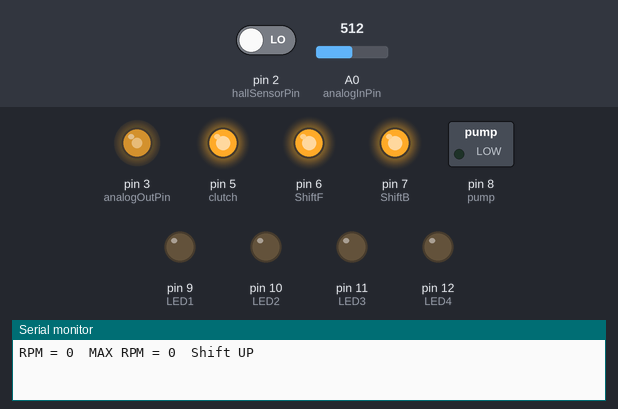
Simulated run of this sketch. Board: Arduino Uno, built with avr-gcc and run on an emulated ATmega328P. Shown: switched loads named in the sketch (green lamp = pin HIGH), output pins drawn as LEDs (lit = HIGH), the last lines printed to the serial monitor. Inputs (shaded band) come from the test bench; at power-on: A0 (analogInPin) = 512, pin 2 (hallSensorPin) LOW.

Above: at 1.2 s.
1.3 s: A0 (analogInPin) set to 716
At 5.2 s:
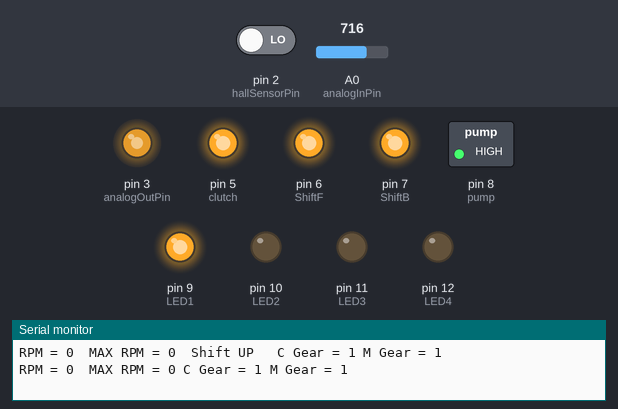
5.5 s: A0 (analogInPin) set to 306
At 6.8 s:
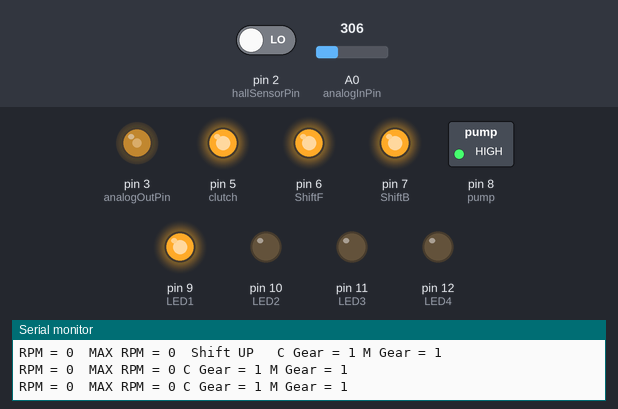
7.5 s: A0 (analogInPin) set to 0
At 8.4 s:
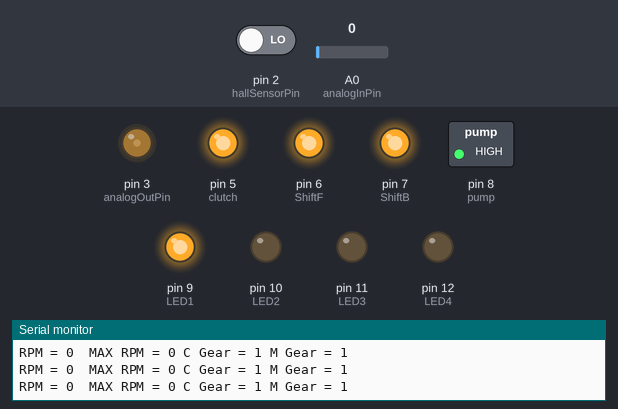
9.5 s: A0 (analogInPin) set to 511
At 11.1 s:
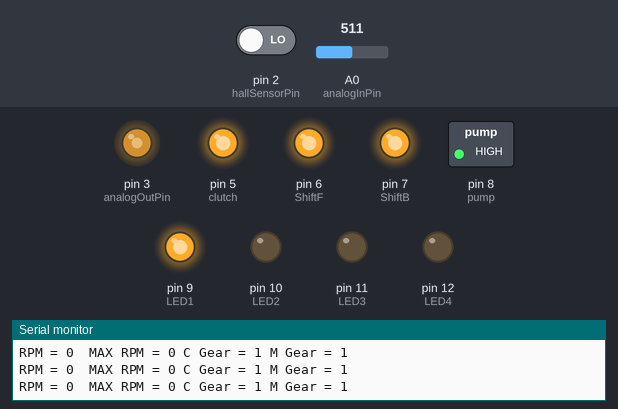
Timing chart, 0 to 12.5 s (numbered marks = the images above; inputs shaded):
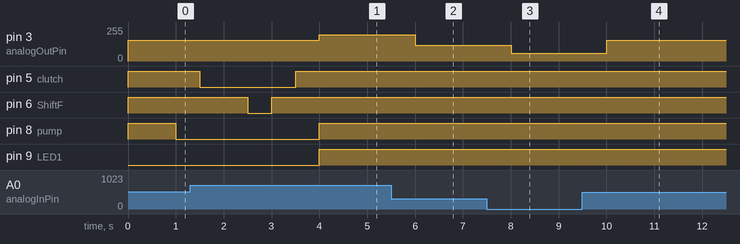

Measured:
- after the input at 1.3 s, pin 3 (analogOutPin): 157/255 → 196/255 after 2.7 s
- after the input at 5.5 s, pin 3 (analogOutPin): 196/255 → 118/255 after 0.50 s
- after the input at 7.5 s, pin 3 (analogOutPin): 118/255 → 60/255 after 0.51 s
- after the input at 9.5 s, pin 3 (analogOutPin): 60/255 → 157/255 after 0.51 s

The sketch:

RPM2.ino
```cpp
const int hallSensorPin = 2;                      // connect the hall effect sensor on pin 2
const unsigned long sampleTime = 1000;
const int maxRPM = 1260;                  // maximum RPM for LCD Bar
int rpmMaximum = 0;
int cgear = 0;
int mgear = 0;
#define clutch 5
#define ShiftF 6
#define ShiftB 7
#define pump 8
#define LED1 9
#define LED2 10
#define LED3 11
#define LED4 12
const int analogInPin = A0;  // Analog input pin that the potentiometer is attached to
const int analogOutPin = 3; // Analog output pin that the LED is attached to

int sensorValue = 0;        // value read from the pot
int outputValue = 0;        // value output to the PWM (analog out)


void setup()
{
  pinMode(hallSensorPin,INPUT);
  pinMode(clutch, OUTPUT);
  pinMode(ShiftF, OUTPUT);
  pinMode(ShiftB, OUTPUT);

  pinMode(LED1, OUTPUT);
  pinMode(LED2, OUTPUT);
  pinMode(LED3, OUTPUT);
  pinMode(LED4, OUTPUT);

  pinMode(pump, OUTPUT);

digitalWrite(clutch, HIGH);
digitalWrite(ShiftF, HIGH);
digitalWrite(ShiftB, HIGH);
digitalWrite(pump, HIGH);
  Serial.begin(9600);
}

void loop()
{
  sensorValue = analogRead(analogInPin);
  // map it to the range of the analog out:
  outputValue = map(sensorValue, 0, 1023, 60, 255);
  // change the analog out value:
  analogWrite(analogOutPin, outputValue);

  int rpm = getRPM();
  if (rpm > rpmMaximum) rpmMaximum = rpm;
  Serial.print("RPM = ");
  Serial.print(rpm);
  Serial.print("  MAX RPM = ");
  Serial.print(rpmMaximum);
  mgear=map(rpm,600,1900,1,4);
  if(rpm<600)
  mgear=1;
  if(mgear>4)
  mgear=4;
  int i = mgear - cgear;
  if(i<0)
  {
    Serial.print("  Shift DOWN  ");
    PushB();
    cgear=cgear-1;
  }

  if(i>0)
  {
     Serial.print("  Shift UP  ");
     PushF();
     cgear=cgear+1;
  }
  Serial.print(" C Gear = ");
  Serial.print(cgear);
  Serial.print(" M Gear = ");
  Serial.println(mgear);
  switch (cgear)
  {
  case 1:
    digitalWrite(LED1, HIGH);
    digitalWrite(LED2, LOW);
    digitalWrite(LED3, LOW);
    digitalWrite(LED4, LOW);
    break;
  case 2:
    digitalWrite(LED1, LOW);
    digitalWrite(LED2, HIGH);
    digitalWrite(LED3, LOW);
    digitalWrite(LED4, LOW);
    break;
  case 3:
    digitalWrite(LED1, LOW);
    digitalWrite(LED2, LOW);
    digitalWrite(LED3, HIGH);
    digitalWrite(LED4, LOW);
    break;
  case 4:
    digitalWrite(LED1, LOW);
    digitalWrite(LED2, LOW);
    digitalWrite(LED3, LOW);
    digitalWrite(LED4, HIGH);
    break;

  default:
    digitalWrite(LED1, LOW);
    digitalWrite(LED2, LOW);
    digitalWrite(LED3, LOW);
    digitalWrite(LED4, LOW);
    break;
  }
}

int getRPM()
{
  int count = 0;
  boolean countFlag = LOW;
  unsigned long currentTime = 0;
  unsigned long startTime = millis();
  while (currentTime <= sampleTime)
  {
    if (digitalRead(hallSensorPin) == HIGH)
    {
      countFlag = HIGH;
    }
    if (digitalRead(hallSensorPin) == LOW && countFlag == HIGH)
    {
      count++;
      countFlag=LOW;
    }
    currentTime = millis() - startTime;
  }
  int countRpm = int(60000/float(sampleTime))*count;
  return countRpm;
}


void PushF()
{
 digitalWrite(pump, LOW);
delay(500);
digitalWrite(clutch, LOW);
 delay(1000);
 digitalWrite(ShiftF, LOW);
 delay(500);
 digitalWrite(ShiftF, HIGH);
 delay(500);
 digitalWrite(clutch, HIGH);
delay(500);
digitalWrite(pump, HIGH);
}

void PushB()
{
  digitalWrite(pump, LOW);
delay(500);
digitalWrite(clutch, LOW);
 delay(1000);
 digitalWrite(ShiftB, LOW);
 delay(500);
 digitalWrite(ShiftB, HIGH);
  delay(500);
  digitalWrite(clutch, HIGH);
delay(500);
digitalWrite(pump, HIGH);
}
```
